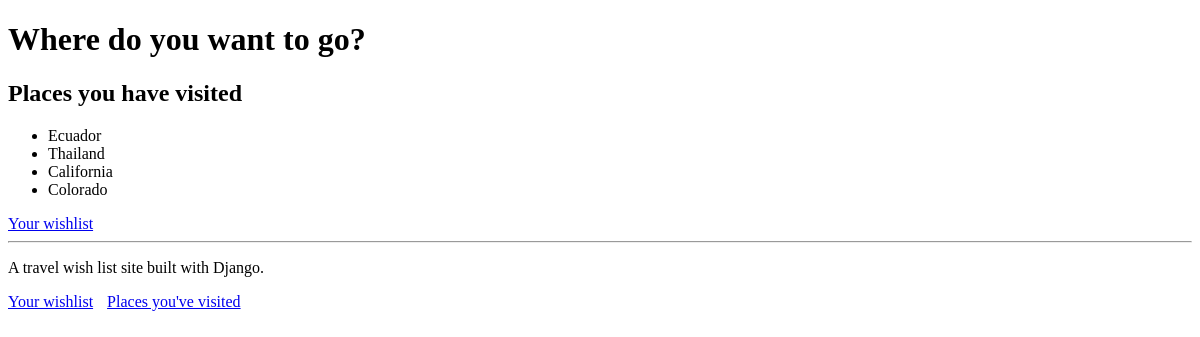
The page /visited on the database as committed earlier.
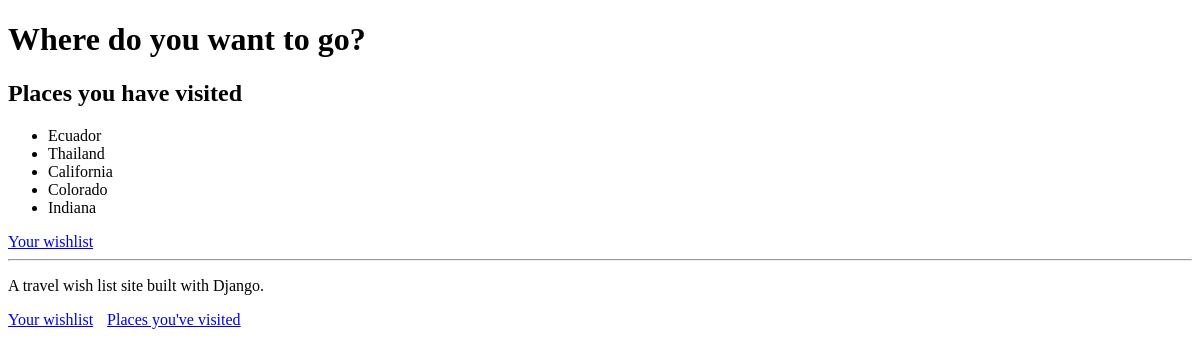
The same page on the database as committed later.
### travel_wishlist/models.py (models this page shows, shortened)
class Place(models.Model):
    name = models.CharField(max_length=200)
    visited = models.BooleanField(default=False)

### travel_wishlist/views.py (the view)
# urls.py: path('visited', views.places_visited, name='places_visited'),
def places_visited(request):
    visited = Place.objects.filter(visited=True)
    return render(request, 'travel_wishlist/visited.html', { 'visited': visited })

### travel_wishlist/templates/travel_wishlist/visited.html
{% extends 'travel_wishlist/base.html' %}
{% block content %}
<h2>Places you have visited</h2>
{% if visited %}
<ul>
    {% for place in visited %}
        <li>{{ place.name }}</li>
    {% endfor %}
</ul>
{% else %}
    <p>You have not visited any places yet.</p>
{% endif %}
<a href = "{% url 'place_list' %}">Your wishlist</a>
{% endblock %}

### travel_wishlist/templates/travel_wishlist/base.html (shortened to what this page needs)
{% load static %}
<!DOCTYPE html>
<html>
    <head>
        <link rel="stylesheet" href="https://unpkg.com/sakura.css/css/sakura.css" type="text/css">
        <link rel="stylesheet" href="{% static 'css/style.css' %}" type="text/css">
    </head>
    <body>
    <h1>Where do you want to go?</h1>
        {% block content %}
        {% endblock %}
    <hr>
    <div>
        <p>A travel wish list site built with Django.</p>
        <a class="nav-link" href="{% url 'place_list' %}">Your wishlist</a>
        <a class="nav-link" href="{% url 'places_visited' %}">Places you've visited</a>
    </div>
    </body>
</html>

### travel_wishlist/static/css/style.css (style rules this page uses)
a.nav-link { padding-right: 10px; }

Rows that differ between the two databases and show on the page:
added Place: name "Indiana"
